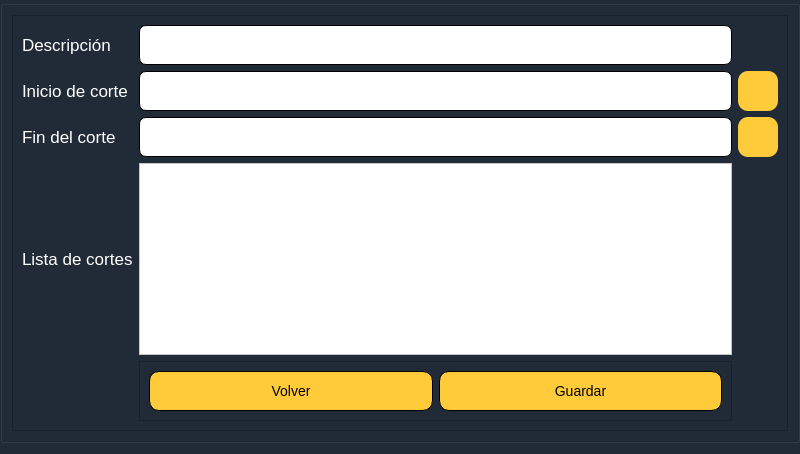
<?xml version="1.0" encoding="UTF-8"?>
<ui version="4.0">
 <class>EmergencyDispatcherDialogBase</class>
 <widget class="QDialog" name="EmergencyDispatcherDialogBase">
  <property name="enabled">
   <bool>true</bool>
  </property>
  <property name="geometry">
   <rect>
    <x>0</x>
    <y>0</y>
    <width>800</width>
    <height>600</height>
   </rect>
  </property>
  <property name="sizePolicy">
   <sizepolicy hsizetype="Fixed" vsizetype="Expanding">
    <horstretch>0</horstretch>
    <verstretch>0</verstretch>
   </sizepolicy>
  </property>
  <property name="minimumSize">
   <size>
    <width>700</width>
    <height>500</height>
   </size>
  </property>
  <property name="maximumSize">
   <size>
    <width>800</width>
    <height>600</height>
   </size>
  </property>
  <property name="windowTitle">
   <string>Emergency Dispatcher</string>
  </property>
  <property name="styleSheet">
   <string notr="true">background-color: rgb(33, 43, 56);</string>
  </property>
  <layout class="QVBoxLayout" name="verticalLayout_2">
   <property name="spacing">
    <number>0</number>
   </property>
   <property name="sizeConstraint">
    <enum>QLayout::SetMinAndMaxSize</enum>
   </property>
   <property name="leftMargin">
    <number>0</number>
   </property>
   <property name="topMargin">
    <number>0</number>
   </property>
   <property name="rightMargin">
    <number>0</number>
   </property>
   <item>
    <widget class="QGroupBox" name="groupBox_3">
     <property name="sizePolicy">
      <sizepolicy hsizetype="Expanding" vsizetype="Fixed">
       <horstretch>0</horstretch>
       <verstretch>0</verstretch>
      </sizepolicy>
     </property>
     <layout class="QVBoxLayout" name="verticalLayout">
      <item>
       <widget class="QFrame" name="frame">
        <property name="sizePolicy">
         <sizepolicy hsizetype="Expanding" vsizetype="Fixed">
          <horstretch>0</horstretch>
          <verstretch>0</verstretch>
         </sizepolicy>
        </property>
        <property name="minimumSize">
         <size>
          <width>100</width>
          <height>100</height>
         </size>
        </property>
        <property name="styleSheet">
         <string notr="true">background-color: rgb(33, 43, 56);</string>
        </property>
        <property name="frameShape">
         <enum>QFrame::StyledPanel</enum>
        </property>
        <property name="frameShadow">
         <enum>QFrame::Raised</enum>
        </property>
        <layout class="QGridLayout" name="gridLayout">
         <item row="7" column="1">
          <widget class="QLineEdit" name="startTxt">
           <property name="enabled">
            <bool>true</bool>
           </property>
           <property name="minimumSize">
            <size>
             <width>0</width>
             <height>40</height>
            </size>
           </property>
           <property name="styleSheet">
            <string notr="true">background-color: rgb(255, 255, 255);
border-radius:7px;
border:1px solid black

</string>
           </property>
           <property name="readOnly">
            <bool>true</bool>
           </property>
          </widget>
         </item>
         <item row="7" column="0">
          <widget class="QLabel" name="stopLbl">
           <property name="font">
            <font>
             <pointsize>13</pointsize>
            </font>
           </property>
           <property name="styleSheet">
            <string notr="true">color: rgb(255, 255, 255);</string>
           </property>
           <property name="text">
            <string>Fin del corte</string>
           </property>
          </widget>
         </item>
         <item row="4" column="0">
          <widget class="QLabel" name="startLlb">
           <property name="font">
            <font>
             <pointsize>13</pointsize>
            </font>
           </property>
           <property name="styleSheet">
            <string notr="true">color: rgb(255, 255, 255);</string>
           </property>
           <property name="text">
            <string>Inicio de corte</string>
           </property>
          </widget>
         </item>
         <item row="9" column="0">
          <widget class="QLabel" name="stopLbl_2">
           <property name="font">
            <font>
             <pointsize>13</pointsize>
            </font>
           </property>
           <property name="styleSheet">
            <string notr="true">color: rgb(255, 255, 255);</string>
           </property>
           <property name="text">
            <string>Lista de cortes</string>
           </property>
          </widget>
         </item>
         <item row="4" column="1">
          <widget class="QLineEdit" name="stopTxt">
           <property name="minimumSize">
            <size>
             <width>0</width>
             <height>40</height>
            </size>
           </property>
           <property name="styleSheet">
            <string notr="true">background-color: rgb(255, 255, 255);
border-radius:7px;
border:1px solid black</string>
           </property>
           <property name="readOnly">
            <bool>true</bool>
           </property>
          </widget>
         </item>
         <item row="1" column="0">
          <widget class="QLabel" name="startLlb_2">
           <property name="font">
            <font>
             <pointsize>13</pointsize>
            </font>
           </property>
           <property name="styleSheet">
            <string notr="true">color: rgb(255, 255, 255);</string>
           </property>
           <property name="text">
            <string>Descripción</string>
           </property>
          </widget>
         </item>
         <item row="1" column="1">
          <widget class="QLineEdit" name="descripcionTxt">
           <property name="minimumSize">
            <size>
             <width>0</width>
             <height>40</height>
            </size>
           </property>
           <property name="styleSheet">
            <string notr="true">background-color: rgb(255, 255, 255);
border-radius:7px;
border:1px solid black</string>
           </property>
          </widget>
         </item>
         <item row="10" column="1">
          <widget class="QFrame" name="frame_2">
           <property name="minimumSize">
            <size>
             <width>0</width>
             <height>50</height>
            </size>
           </property>
           <property name="frameShape">
            <enum>QFrame::StyledPanel</enum>
           </property>
           <property name="frameShadow">
            <enum>QFrame::Raised</enum>
           </property>
           <layout class="QHBoxLayout" name="horizontalLayout_2">
            <item>
             <widget class="QPushButton" name="volver">
              <property name="minimumSize">
               <size>
                <width>0</width>
                <height>40</height>
               </size>
              </property>
              <property name="sizeIncrement">
               <size>
                <width>0</width>
                <height>40</height>
               </size>
              </property>
              <property name="styleSheet">
               <string notr="true">QPushButton {
font-size:14px;
background-color:#ffcb3a;
border-radius: 10px;
border: 1px solid black;
}

QPushButton:hover {
background-color: #FF0000;
}</string>
              </property>
              <property name="text">
               <string>Volver</string>
              </property>
             </widget>
            </item>
            <item>
             <widget class="QPushButton" name="aceptar">
              <property name="minimumSize">
               <size>
                <width>0</width>
                <height>40</height>
               </size>
              </property>
              <property name="sizeIncrement">
               <size>
                <width>0</width>
                <height>40</height>
               </size>
              </property>
              <property name="styleSheet">
               <string notr="true">QPushButton {
font-size:14px;
background-color:#ffcb3a;
border-radius: 10px;
border: 1px solid black;
}

QPushButton:hover {
background-color: #FF0000;
}</string>
              </property>
              <property name="text">
               <string>Guardar</string>
              </property>
             </widget>
            </item>
           </layout>
          </widget>
         </item>
         <item row="9" column="1">
          <widget class="QTableWidget" name="tableWidget">
           <property name="styleSheet">
            <string notr="true">background-color: rgb(255, 255, 255);</string>
           </property>
          </widget>
         </item>
         <item row="7" column="2">
          <widget class="QPushButton" name="startBtn">
           <property name="minimumSize">
            <size>
             <width>40</width>
             <height>40</height>
            </size>
           </property>
           <property name="styleSheet">
            <string notr="true">QPushButton {
font-size:14px;
background-color:#ffcb3a;
border-radius: 10px;
}

QPushButton:hover {
background-color: #FF0000;
}</string>
           </property>
           <property name="text">
            <string/>
           </property>
           <property name="icon">
            <iconset>
             <normaloff>../../../../../../../../../.designer/backup/sonidos/Logos/coordenada.png</normaloff>../../../../../../../../../.designer/backup/sonidos/Logos/coordenada.png</iconset>
           </property>
          </widget>
         </item>
         <item row="4" column="2">
          <widget class="QPushButton" name="stopBtn">
           <property name="minimumSize">
            <size>
             <width>40</width>
             <height>40</height>
            </size>
           </property>
           <property name="styleSheet">
            <string notr="true">QPushButton {
font-size:14px;
background-color:#ffcb3a;
border-radius: 10px;
}

QPushButton:hover {
background-color: #FF0000;
}</string>
           </property>
           <property name="text">
            <string/>
           </property>
           <property name="icon">
            <iconset>
             <normaloff>../../../../../../../../../.designer/backup/sonidos/Logos/coordenada.png</normaloff>../../../../../../../../../.designer/backup/sonidos/Logos/coordenada.png</iconset>
           </property>
          </widget>
         </item>
        </layout>
       </widget>
      </item>
     </layout>
    </widget>
   </item>
  </layout>
 </widget>
 <tabstops>
  <tabstop>descripcionTxt</tabstop>
  <tabstop>stopTxt</tabstop>
  <tabstop>startTxt</tabstop>
  <tabstop>tableWidget</tabstop>
  <tabstop>aceptar</tabstop>
  <tabstop>volver</tabstop>
  <tabstop>stopBtn</tabstop>
  <tabstop>startBtn</tabstop>
 </tabstops>
 <resources/>
 <connections/>
</ui>
